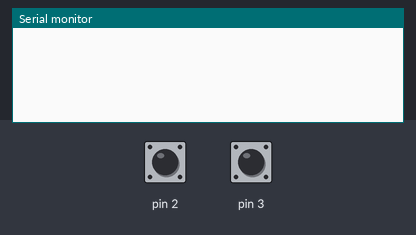
Bench run of a sketch on a simulated Arduino Uno, built with avr-gcc and run on an emulated ATmega328P. On the bench: the last lines printed to the serial monitor. Inputs (shaded band) come from the test bench; at power-on: pin 2 HIGH, pin 3 HIGH.

Above: at 1.2 s.
1.3 s: pin 2 pulled LOW for 0.15 s
At 2.2 s:
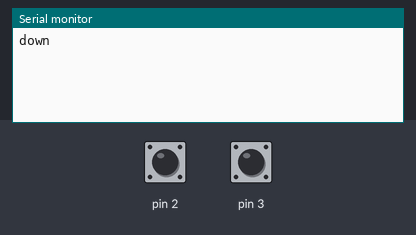
2.9 s: pin 3 pulled LOW for 0.15 s
At 3.5 s:
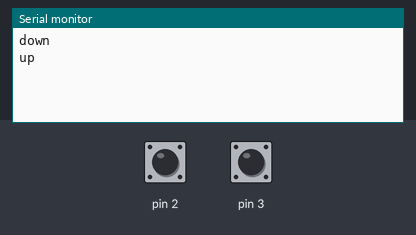

Measured:
- after the input at 1.3 s, the serial monitor: prints a new line at once (image 1)
- after the input at 2.9 s, the serial monitor: prints a new line at once (image 2)

The sketch:

kb.ino
```cpp
bool lastState2 = HIGH;
bool lastState3 = HIGH;

void setup() {
  Serial.begin(9600);
  pinMode(2, INPUT_PULLUP);
  pinMode(3, INPUT_PULLUP);
}

void loop() {
  bool currentState2 = digitalRead(2);
  bool currentState3 = digitalRead(3);

  if (lastState2 == HIGH && currentState2 == LOW) {
    Serial.println("down");
  }

  if (lastState3 == HIGH && currentState3 == LOW) {
    Serial.println("up");
  }

  lastState2 = currentState2;
  lastState3 = currentState3;

  delay(10);
}
```
